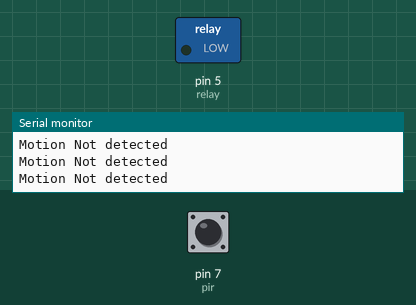
The sketch below on a simulated Arduino Uno, built with avr-gcc and run on an emulated ATmega328P. Shown: switched loads named in the sketch (green lamp = pin HIGH), the last lines printed to the serial monitor. Dashed ring = blinking. Inputs (shaded band) come from the test bench; at power-on: pin 7 (pir) LOW.

Above: at 1.2 s.
1.3 s: pin 7 (pir) driven HIGH
At 2.1 s:
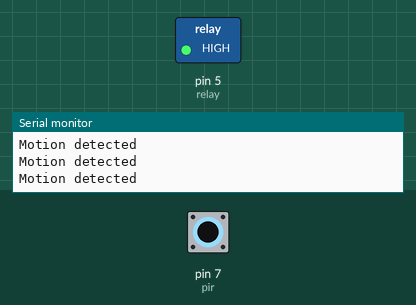
2.8 s: pin 7 (pir) driven LOW
At 3.2 s:
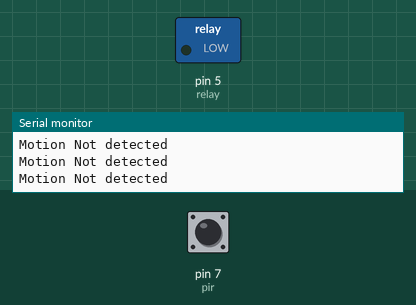
4.3 s: pin 7 (pir) pulsed HIGH 2 times (0.12 s each, 0.3 s apart)
At 4.68 s:
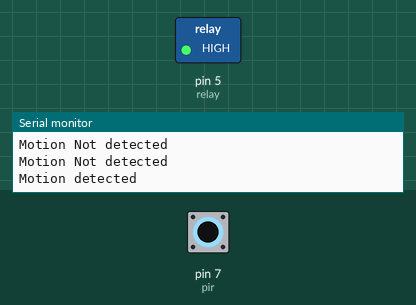
7.9 s: pin 7 (pir) pulsed HIGH 5 times (0.12 s each, 0.3 s apart)
At 9.8 s:
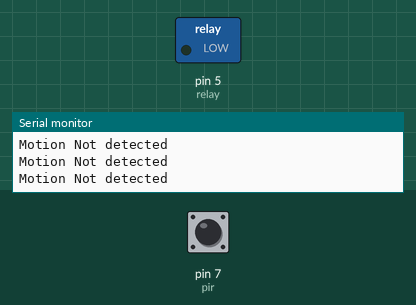
Timing chart, 0 to 11.3 s (numbered marks = the images above; inputs shaded):
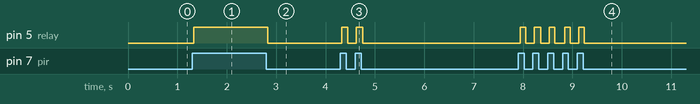

Measured:
- after the input at 1.3 s, pin 5 (relay): LOW → HIGH at once
- after the input at 2.8 s, pin 5 (relay): HIGH → LOW at once
- after the input at 4.3 s, pin 5 (relay): alternates HIGH for 0.12 s and LOW for 0.17 s, 4 changes in all, then stays LOW, starting at once
- after the input at 7.9 s, pin 5 (relay): alternates HIGH for 0.12 s and LOW for 0.17 s, 10 changes in all, then stays LOW, starting at once

The sketch:

Smart_Motion_light.ino
```cpp
// C++ code
//Smart Motion light
int pir=7;
int relay=5;
void setup()
{
  Serial.begin(9600);
  pinMode(pir,INPUT);
  pinMode(relay,OUTPUT);
}

void loop()
{
  if(digitalRead(pir)==HIGH){
  Serial.println("Motion detected ");
  digitalWrite(relay,HIGH);
  }
  else{
  Serial.println("Motion Not detected");
  digitalWrite(relay,LOW);

  }
}
```
